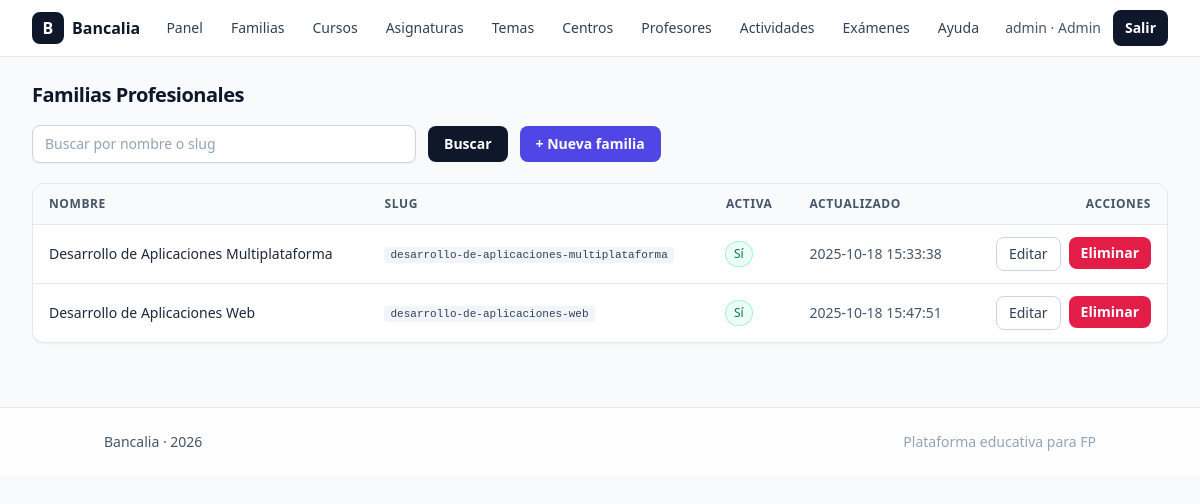
/admin/familias/index.php (signed in), run on the app's committed database.
### tables this page shows
CREATE TABLE `familias_profesionales` (
  `id` int(11) NOT NULL,
  `nombre` varchar(150) NOT NULL,
  `slug` varchar(160) NOT NULL,
  `descripcion` text DEFAULT NULL,
  `is_active` tinyint(1) NOT NULL DEFAULT 1,
  `created_at` datetime NOT NULL DEFAULT current_timestamp(),
  `updated_at` datetime NOT NULL DEFAULT current_timestamp() ON UPDATE current_timestamp()
);

### config.php (called while the page is built, shortened)
<?php
function pdo(): PDO
{
  $host = $_ENV['DB_HOST'] ?? '127.0.0.1';
  $port = $_ENV['DB_PORT'] ?? '3306';
  $db = $_ENV['DB_NAME'] ?? 'bancalia';
  $user = $_ENV['DB_USER'] ?? 'root';
  $pass = $_ENV['DB_PASS'] ?? '';
  $dsn = "mysql:host=$host;port=$port;dbname=$db;charset=utf8mb4";
  $pdo = new PDO($dsn, $user, $pass, [
    PDO::ATTR_ERRMODE => PDO::ERRMODE_EXCEPTION,
    PDO::ATTR_DEFAULT_FETCH_MODE => PDO::FETCH_ASSOC,
    PDO::ATTR_EMULATE_PREPARES => false,
  ]);
  return $pdo;
}

### public/admin/familias/index.php (the view, shortened to what this page needs)
<?php
require_once __DIR__ . '/../../../config.php';
require_once __DIR__ . '/../../../partials/header.php';
$q = trim($_GET['q'] ?? '');
$sql = 'SELECT id, nombre, slug, is_active, updated_at FROM familias_profesionales';
$params = [];
$sql .= ' ORDER BY nombre ASC';
$st = pdo()->prepare($sql);
$st->execute($params);
$rows = $st->fetchAll();
?>
<h1 class="text-xl font-semibold tracking-tight mb-4">Familias Profesionales</h1>
<form method="get" action="" class="mb-5 flex flex-col sm:flex-row items-stretch sm:items-center gap-3">
  <input
    id="q"
    type="search"
    name="q"
    value="<?= htmlspecialchars($q) ?>"
    placeholder="Buscar por nombre o slug"
    class="w-full sm:w-96 rounded-lg border border-slate-300 bg-white px-3 py-2 text-sm shadow-sm placeholder-slate-400 focus:outline-none focus:ring-2 focus:ring-slate-400 focus:border-slate-400"
  />
  <button
    type="submit"
    class="inline-flex items-center justify-center rounded-lg bg-slate-900 px-4 py-2 text-sm font-semibold text-white hover:bg-slate-800 active:scale-[0.99] transition"
    title="Buscar familias"
  >
    Buscar
  </button>
  <a
    href="<?= PUBLIC_URL ?>/admin/familias/create.php"
    class="inline-flex items-center justify-center rounded-lg bg-indigo-600 px-4 py-2 text-sm font-semibold text-white hover:bg-indigo-500 active:scale-[0.99] transition"
    title="Crear nueva familia"
  >
    + Nueva familia
  </a>
</form>
<?php if (!$rows): ?>
  <div class="rounded-lg border border-slate-200 bg-white p-6 text-slate-600">
    No hay familias todavía.
    <a href="<?= PUBLIC_URL ?>/admin/familias/create.php" class="text-indigo-600 hover:underline font-medium">Crea la primera</a>.
  </div>
<?php else: ?>
  <div class="overflow-hidden rounded-xl border border-slate-200 bg-white shadow-sm">
    <table class="min-w-full divide-y divide-slate-200">
      <thead class="bg-slate-50">
        <tr>
          <th scope="col" class="px-4 py-3 text-left text-xs font-semibold uppercase tracking-wider text-slate-600">Nombre</th>
          <th scope="col" class="px-4 py-3 text-left text-xs font-semibold uppercase tracking-wider text-slate-600">Slug</th>
          <th scope="col" class="px-4 py-3 text-left text-xs font-semibold uppercase tracking-wider text-slate-600">Activa</th>
          <th scope="col" class="px-4 py-3 text-left text-xs font-semibold uppercase tracking-wider text-slate-600">Actualizado</th>
          <th scope="col" class="px-4 py-3 text-right text-xs font-semibold uppercase tracking-wider text-slate-600">Acciones</th>
        </tr>
      </thead>
      <tbody class="divide-y divide-slate-200">
        <?php foreach ($rows as $r): ?>
          <tr class="hover:bg-slate-50">
            <td class="px-4 py-3 text-sm text-slate-800"><?= htmlspecialchars($r['nombre']) ?></td>
            <td class="px-4 py-3 text-sm text-slate-700"><code class="rounded bg-slate-100 px-1.5 py-0.5 text-[11px]"><?= htmlspecialchars($r['slug']) ?></code></td>
            <td class="px-4 py-3 text-sm">
              <?php if ((int)$r['is_active'] === 1): ?>
                <span class="inline-flex items-center rounded-full bg-emerald-50 px-2 py-0.5 text-[12px] font-medium text-emerald-700 ring-1 ring-emerald-200">Sí</span>
              <?php else: ?>
                <span class="inline-flex items-center rounded-full bg-rose-50 px-2 py-0.5 text-[12px] font-medium text-rose-700 ring-1 ring-rose-200">No</span>
              <?php endif; ?>
            </td>
            <td class="px-4 py-3 text-sm text-slate-600"><?= htmlspecialchars($r['updated_at']) ?></td>
            <td class="px-4 py-3 text-sm">
              <div class="flex justify-end gap-2">
                <a
                  href="<?= PUBLIC_URL ?>/admin/familias/edit.php?id=<?= (int)$r['id'] ?>"
                  class="inline-flex items-center rounded-lg border border-slate-300 bg-white px-3 py-1.5 text-sm font-medium text-slate-700 hover:bg-slate-100"
                  title="Editar"
                >Editar</a>
                <form method="post" action="<?= PUBLIC_URL ?>/admin/familias/delete.php" onsubmit="return confirm('¿Eliminar esta familia?');">
                  <button
                    type="submit"
                    class="inline-flex items-center rounded-lg bg-rose-600 px-3 py-1.5 text-sm font-semibold text-white hover:bg-rose-500"
                    title="Eliminar"
                  >Eliminar</button>
                </form>
              </div>
            </td>
          </tr>
        <?php endforeach; ?>
      </tbody>
    </table>
  </div>
<?php endif; ?>
<?php require_once __DIR__ . '/../../../partials/footer.php'; ?>

### data on the page
familias_profesionales: nombre "Desarrollo de Aplicaciones Multiplataforma", slug "desarrollo-de-aplicaciones-multiplataforma", is_active "Sí", updated_at "2025-10-18 15:33:38"
familias_profesionales: nombre "Desarrollo de Aplicaciones Web", slug "desarrollo-de-aplicaciones-web", is_active "Sí", updated_at "2025-10-18 15:47:51"

### other printed values
$u['role'] "admin"
$u['nombre'] "Admin"
